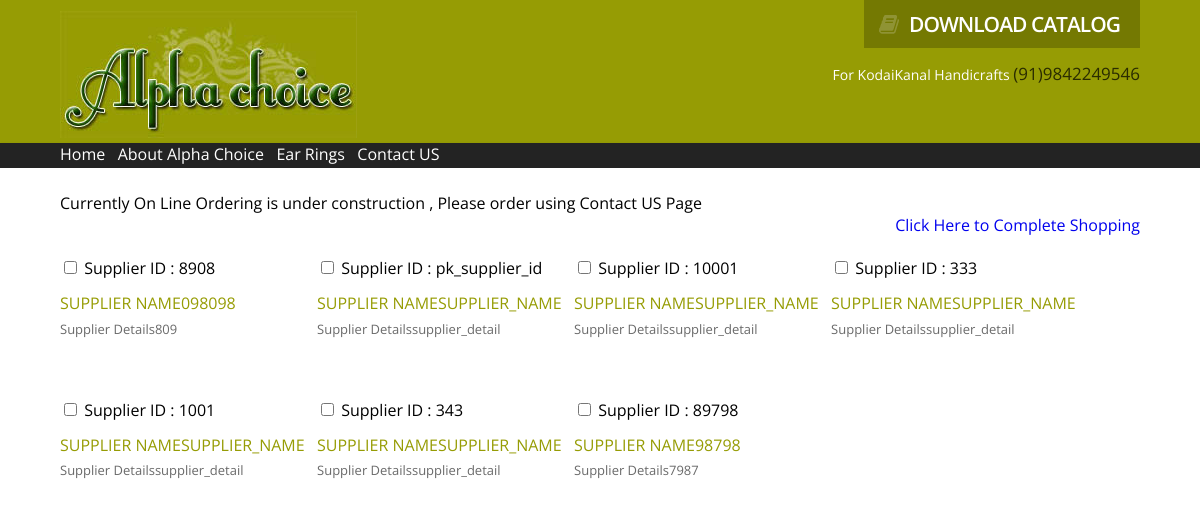
The page /pc_viewSupplier.php on the database its author committed.
### tables this page shows
CREATE TABLE IF NOT EXISTS `supplier_info` (
  `pk_supplier_id` varchar(50) NOT NULL,
  `supplier_name` varchar(50) NOT NULL,
  `supplier_type` varchar(25) NOT NULL,
  `supplier_detail` varchar(100) NOT NULL,
  `city` varchar(50) NOT NULL,
  `state` varchar(50) NOT NULL,
  `country` varchar(50) NOT NULL,
  `pincode` varchar(50) NOT NULL,
  `contact_person` varchar(50) NOT NULL,
  `contact_email_id` varchar(50) NOT NULL,
  `contact_phone` varchar(50) NOT NULL,
  `website` varchar(50) NOT NULL,
  `created_by` varchar(25) NOT NULL,
  `created_date` timestamp NOT NULL DEFAULT CURRENT_TIMESTAMP,
  `last_updated_by` varchar(50) NOT NULL,
  `last_updated_datetime` timestamp NOT NULL DEFAULT '0000-00-00 00:00:00',
  `status` varchar(1) NOT NULL,
  PRIMARY KEY (`pk_supplier_id`)
);

### pc_viewSupplier.php (the view, shortened to what this page needs)
<!DOCTYPE HTML>
<html>
<head>
<link href="css/style.css" rel="stylesheet" type="text/css" media="all" />
<link rel="stylesheet" href="css/swipebox.css">
</head>
<body>
<?php include("header.php")?>
<?php include("menu.php")?>
<?php include("subheader.php")?>
						<?php
$result = mysql_query("SELECT * FROM supplier_info");
 $i=0;
  while($row = mysql_fetch_array($result))
  {
 $supplier_id = $row['pk_supplier_id'];
 $supplier_name = $row['supplier_name'];
  $supplier_detail = $row['supplier_detail'];
?>
    <div class="section group">
					<div class="grid_1_of_4 images_1_of_4">
						 <?php echo "<input type=checkbox id=\".$supplier_id.\"> Supplier ID : $supplier_id" ?>
						<h4> <?php echo "Supplier Name". "$supplier_name" ?> </h4>
						<p> <?php echo "Supplier Details".  "$supplier_detail" ?> </p>
					</div>
		   		</div>
		   		<?php $i=$i+1;}?>
		   	</div>
	    </div>
</body>
</html>

### css/style.css (style rules this page uses)
html,body,div,span,applet,object,iframe,h1,h2,h3,h4,h5,h6,p,blockquote,pre,a,abbr,acronym,address,big,cite,code,del,dfn,em,img,ins,kbd,q,s,samp,small,strike,strong,sub,sup,tt,var,b,u,i,dl,dt,dd,ol,nav ul,nav li,fieldset,form,label,legend,table,caption,tbody,tfoot,thead,tr,th,td,article,aside,canvas,details,embed,figure,figcaption,footer,header,hgroup,menu,nav,output,ruby,section,summary,time,mark,audio,video { margin:0;padding:0;border:0;font-size:100%;font:inherit;vertical-align:baseline; }
body { font-family: 'Open Sans', sans-serif; }
.grid_1_of_4 { display: block; float:left; margin:2% 0 2% 1.6%; }
.grid_1_of_4:first-child { margin-left: 0; }
.images_1_of_4 { width:23.8%; position:relative; }
.grid_1_of_4 h4 { text-transform: uppercase; font-size: 1em; line-height: 22px; color:#969C04; -webkit-transition: all 0.3s ease-out; -moz-transition: all 0.3s ease-out; -ms-transition: all 0.3s ease-out; -o-transition: all 0.3s ease-out; transition: all 0.3s ease-out; cursor: pointer; padding: 13px 0px 2px 0px; }
.grid_1_of_4 p { font-size:13px; padding: 0.2em 0em 1.2em 0em; color: #6A6A6A; line-height: 1.6em; }

### rows shown on the page
supplier_info: pk_supplier_id "8908", supplier_name "098098", supplier_detail "809"
supplier_info: pk_supplier_id "pk_supplier_id", supplier_name "SUPPLIER_NAME", supplier_detail "supplier_detail"
supplier_info: pk_supplier_id "10001", supplier_name "SUPPLIER_NAME", supplier_detail "supplier_detail"
supplier_info: pk_supplier_id "333", supplier_name "SUPPLIER_NAME", supplier_detail "supplier_detail"
supplier_info: pk_supplier_id "1001", supplier_name "SUPPLIER_NAME", supplier_detail "supplier_detail"
supplier_info: pk_supplier_id "343", supplier_name "SUPPLIER_NAME", supplier_detail "supplier_detail"
supplier_info: pk_supplier_id "89798", supplier_name "98798", supplier_detail "7987"
